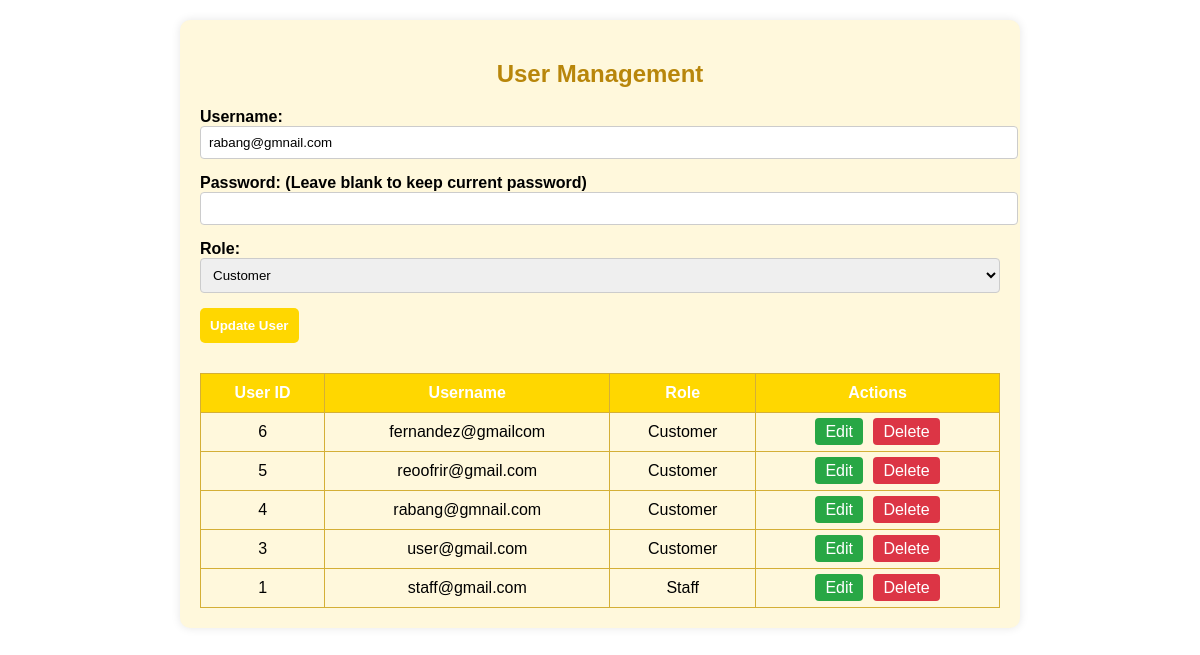
Screenshot of /users.php?edit=4 with the database file from the repository.
### tables this page shows
CREATE TABLE `users` (
  `UserID` int(11) NOT NULL,
  `Username` varchar(50) NOT NULL,
  `Password` varchar(255) NOT NULL,
  `Role` enum('Staff','Customer') DEFAULT 'Customer'
);

### users.php (the view, shortened to what this page needs)
<?php include 'db.php'; ?>
<!DOCTYPE html>
<html>
<head>
</head>
<body>
    <div class="container">
        <h2>User Management</h2>
        <?php
        $edit_mode = false;
        $edit_username = '';
        $edit_role = '';
        if (isset($_GET['edit'])) {
            $edit_id = $_GET['edit'];
            $stmt = $conn->query("SELECT * FROM Users WHERE UserID = $edit_id");
            $user = $stmt->fetch();
            if ($user) {
                $edit_mode = true;
                $edit_username = $user['Username'];
                $edit_role = $user['Role'];
            }
        }
        ?>
        <form method="POST">
            <div>
                <label>Username:</label>
                <input type="text" name="username" value="<?php echo $edit_username; ?>" required>
            </div>
            <div>
                <label>Password: <?php echo $edit_mode ? "(Leave blank to keep current password)" : ""; ?></label>
                <input type="password" name="password" <?php echo $edit_mode ? '' : 'required'; ?>>
            </div>
            <div>
                <label>Role:</label>
                <select name="role">
                    <option value="Customer" <?php echo ($edit_role === 'Customer') ? 'selected' : ''; ?>>Customer</option>
                </select>
            </div>
            <div>
                <input type="submit" name="save_user" value="<?php echo $edit_mode ? 'Update User' : 'Add User'; ?>">
            </div>
        </form>
        <?php
        $stmt = $conn->query("SELECT * FROM Users ORDER BY UserID DESC");
        echo "<table>
                <tr>
                    <th>User ID</th>
                    <th>Username</th>
                    <th>Role</th>
                    <th>Actions</th>
                </tr>";
        while ($row = $stmt->fetch()) {
            echo "<tr>
                    <td>{$row['UserID']}</td>
                    <td>{$row['Username']}</td>
                    <td>{$row['Role']}</td>
                    <td class='actions'>
                        <a href='?edit={$row['UserID']}' class='edit'>Edit</a>
                        <a href='?delete={$row['UserID']}' class='delete' onclick=\"return confirm('Are you sure?');\">Delete</a>
                    </td>
                  </tr>";
        }
        echo "</table>";
        ?>
    </div>
</body>
</html>

### users.php (style rules this page uses)
body { font-family: Arial, sans-serif; background-color: white; margin: 0; padding: 20px; }
h2 { text-align: center; color: #b8860b; }
.container { max-width: 800px; margin: 0 auto; background-color: #fff8dc; padding: 20px; border-radius: 10px; box-shadow: 0 0 10px rgba(0,0,0,0.1); }
form { display: flex; flex-direction: column; gap: 15px; }
label { font-weight: bold; }
input[type="text"], input[type="password"], select { padding: 8px; border: 1px solid #ccc; border-radius: 4px; width: 100%; }
input[type="submit"] { background-color: gold; color: white; border: none; padding: 10px; border-radius: 5px; font-weight: bold; cursor: pointer; }
table { width: 100%; border-collapse: collapse; margin-top: 30px; }
table, th, td { border: 1px solid #d4af37; }
th, td { padding: 10px; text-align: center; }
th { background-color: gold; color: white; }
.actions a { text-decoration: none; color: white; padding: 5px 10px; border-radius: 4px; margin: 0 3px; }
.edit { background-color: #28a745; }
.delete { background-color: #dc3545; }

### rows the page displays
users: username "rabang@gmnail.com", role "Customer", UserID "4", Username "rabang@gmnail.com", Role "Customer"
users: UserID "6", Username "fernandez@gmailcom", Role "Customer"
users: UserID "5", Username "reoofrir@gmail.com", Role "Customer"
users: UserID "3", Username "user@gmail.com", Role "Customer"
users: UserID "1", Username "staff@gmail.com", Role "Staff"
